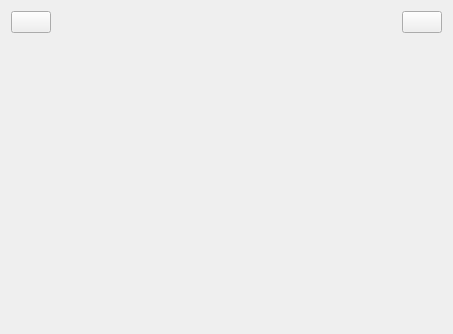
<?xml version="1.0" encoding="UTF-8"?>
<ui version="4.0">
 <class>MasterView</class>
 <widget class="QWidget" name="MasterView">
  <property name="geometry">
   <rect>
    <x>0</x>
    <y>0</y>
    <width>453</width>
    <height>334</height>
   </rect>
  </property>
  <property name="windowTitle">
   <string>MasterView</string>
  </property>
  <layout class="QVBoxLayout" name="verticalLayout_2">
   <item>
    <layout class="QVBoxLayout" name="verticalLayout">
     <item>
      <layout class="QHBoxLayout" name="horizontalLayout">
       <item>
        <widget class="QPushButton" name="btBack">
         <property name="text">
          <string/>
         </property>
         <property name="icon">
          <iconset resource="lab3.qrc">
           <normaloff>:/img/loop.png</normaloff>:/img/loop.png</iconset>
         </property>
        </widget>
       </item>
       <item>
        <spacer name="horizontalSpacer">
         <property name="orientation">
          <enum>Qt::Orientation::Horizontal</enum>
         </property>
         <property name="sizeHint" stdset="0">
          <size>
           <width>40</width>
           <height>20</height>
          </size>
         </property>
        </spacer>
       </item>
       <item>
        <widget class="QLabel" name="labelTitle">
         <property name="text">
          <string/>
         </property>
        </widget>
       </item>
       <item>
        <spacer name="horizontalSpacer_2">
         <property name="orientation">
          <enum>Qt::Orientation::Horizontal</enum>
         </property>
         <property name="sizeHint" stdset="0">
          <size>
           <width>40</width>
           <height>20</height>
          </size>
         </property>
        </spacer>
       </item>
       <item>
        <widget class="QPushButton" name="btLogout">
         <property name="text">
          <string/>
         </property>
         <property name="icon">
          <iconset resource="lab3.qrc">
           <normaloff>:/img/logout.png</normaloff>:/img/logout.png</iconset>
         </property>
        </widget>
       </item>
      </layout>
     </item>
     <item>
      <widget class="QStackedWidget" name="stackedWidget"/>
     </item>
    </layout>
   </item>
  </layout>
 </widget>
 <resources>
  <include location="lab3.qrc"/>
 </resources>
 <connections/>
</ui>
